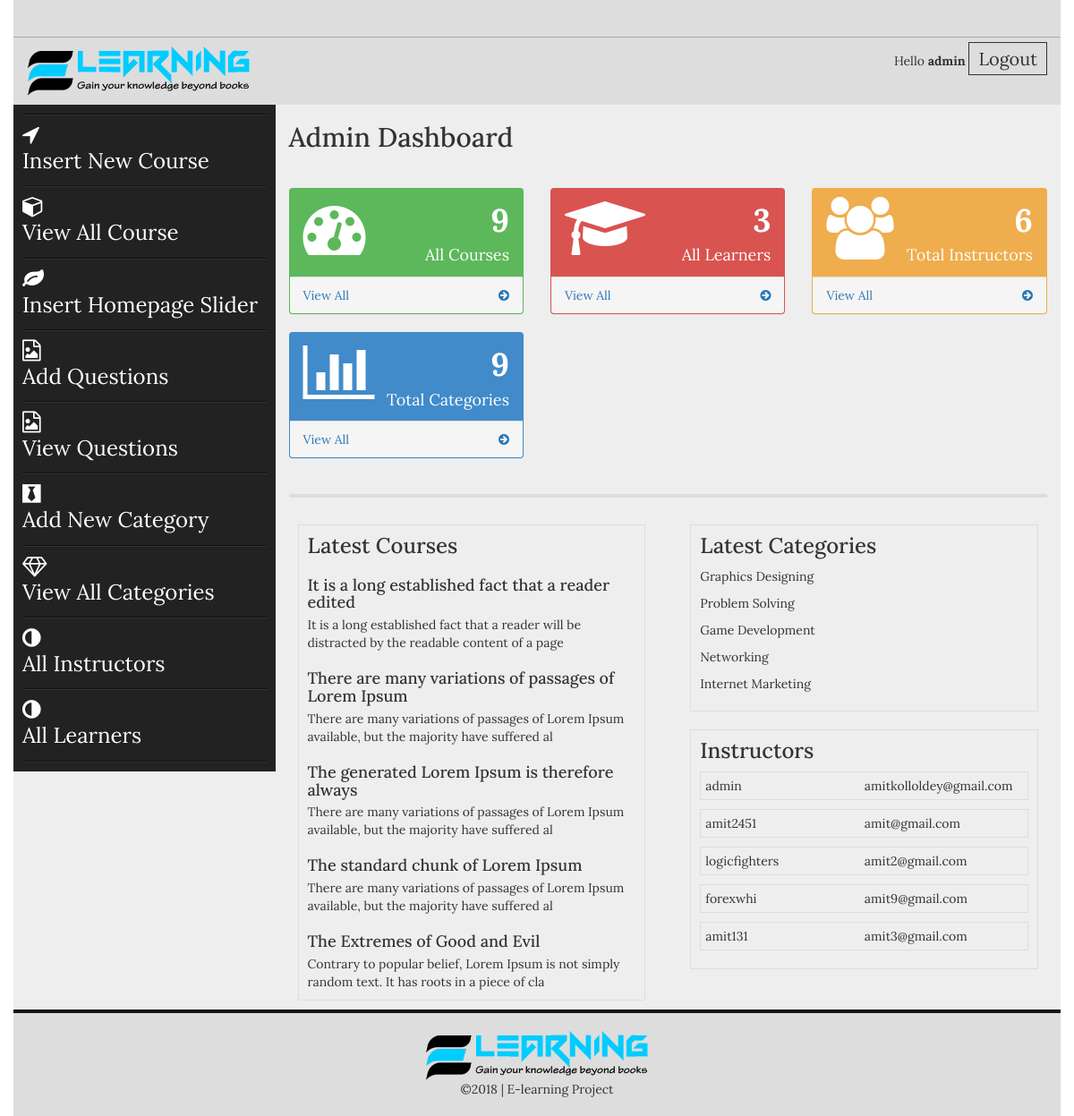
The page /admin/index.php (signed in) on the database its author committed.
### tables this page shows
CREATE TABLE `posts` (
  `post_id` int(100) NOT NULL,
  `cat_id` int(100) NOT NULL,
  `post_title` varchar(100) NOT NULL,
  `post_date` text NOT NULL,
  `post_author` varchar(50) NOT NULL,
  `post_keywords` text NOT NULL,
  `post_image` text NOT NULL,
  `post_content` longtext NOT NULL,
  `video_link` varchar(200) NOT NULL,
  `pdf` varchar(100) NOT NULL
);

CREATE TABLE `categories` (
  `cat_id` int(100) NOT NULL,
  `cat_name` varchar(100) NOT NULL,
  `cat_desc` text NOT NULL,
  `cat_icon` varchar(50) NOT NULL
);

CREATE TABLE `instructors` (
  `user_id` int(100) NOT NULL,
  `user_fname` text NOT NULL,
  `user_lname` text NOT NULL,
  `user_name` varchar(100) NOT NULL,
  `user_email` varchar(100) NOT NULL,
  `user_pass` varchar(50) NOT NULL,
  `about` text NOT NULL,
  `admin` tinyint(1) DEFAULT NULL
);

### admin/index.php (the view, shortened to what this page needs)
<?php include("includes/header.php");?>
<section class="admin_area">
    <div class="container">
        <div class="row">
            <?php include("includes/admin_menus.php");?>
            <div class="col-md-9 col-sm-9 col-xs-12">
                <div class="add_admin_content">
                   <h2>Admin Dashboard</h2>
                    <div class="row">
                        <div class="col-md-4 col-md-6">
                            <div class="panel panel-green">
                                <div class="panel-heading">
                                    <div class="row">
                                        <div class="col-xs-3">
                                            <i class="fa fa-tachometer fa-5x"></i>
                                        </div>
                                        <div class="col-xs-9 text-right">
                                            <?php
                                            $post = "SELECT * FROM `posts`";
                                            $run_post = mysqli_query($con,$post);
                                            $num_rows = mysqli_num_rows($run_post);
                                            ?>
                                            <div class="huge"><?php echo $num_rows;?></div>
                                            <div>All Courses</div>
                                        </div>
                                    </div>
                                </div>
                                <a href="view_post.php">
                                    <div class="panel-footer">
                                        <span class="pull-left">View All</span>
                                        <span class="pull-right"><i class="fa fa-arrow-circle-right"></i></span>
                                        <div class="clearfix"></div>
                                    </div>
                                </a>
                            </div>
                        </div>
                        <div class="col-md-4 col-md-6">
                            <div class="panel panel-red">
                                <div class="panel-heading">
                                    <div class="row">
                                        <div class="col-xs-3">
                                            <i class="fa fa-mortar-board  fa-5x"></i>
                                        </div>
                                        <div class="col-xs-9 text-right">
                                            <?php
                                            $learner = "SELECT * FROM `student`";
                                            $run_learner = mysqli_query($con,$learner);
                                            $num_rows_learner = mysqli_num_rows($run_learner);
                                            ?>
                                            <div class="huge"><?php echo $num_rows_learner;?></div>
                                            <div>All Learners</div>
                                        </div>
                                    </div>
                                </div>
                                <a href="all_learners.php">
                                    <div class="panel-footer">
                                        <span class="pull-left">View All</span>
                                        <span class="pull-right"><i class="fa fa-arrow-circle-right"></i></span>
                                        <div class="clearfix"></div>
                                    </div>
                                </a>
                            </div>
                        </div>
                        <div class="col-md-4 col-md-6">
                            <div class="panel panel-orange">
                                <div class="panel-heading">
                                    <div class="row">
                                        <div class="col-xs-3">
                                            <i class="fa fa-group fa-5x"></i>
                                        </div>
                                        <div class="col-xs-9 text-right">
                                            <?php
                                            $instructors = "SELECT * FROM `instructors`";
                                            $run_instructors = mysqli_query($con,$instructors);
                                            $num_rows_instructors = mysqli_num_rows($run_instructors);
                                            ?>
                                            <div class="huge"><?php echo $num_rows_instructors;?></div>
                                            <div>Total Instructors</div>
                                        </div>
                                    </div>
                                </div>
                                <a href="all_instructors.php">
                                    <div class="panel-footer">
                                        <span class="pull-left">View All</span>
                                        <span class="pull-right"><i class="fa fa-arrow-circle-right"></i></span>
                                        <div class="clearfix"></div>
                                    </div>
                                </a>
                            </div>
                        </div>
                        <div class="col-md-4 col-md-6">
                            <div class="panel panel-blue">
                                <div class="panel-heading">
                                    <div class="row">
                                        <div class="col-xs-3">
                                            <i class="fa fa-bar-chart fa-5x"></i>
                                        </div>
                                        <div class="col-xs-9 text-right">
                                            <?php
                                            $categories = "SELECT * FROM `categories`";
                                            $run_categories = mysqli_query($con,$categories);
                                            $num_rows_categories = mysqli_num_rows($run_categories);
                                            ?>
                                            <div class="huge"><?php echo $num_rows_categories;?></div>
                                            <div>Total Categories</div>
                                        </div>
                                    </div>
                                </div>
                                <a href="view_categories.php">
                                    <div class="panel-footer">
                                        <span class="pull-left">View All</span>
                                        <span class="pull-right"><i class="fa fa-arrow-circle-right"></i></span>
                                        <div class="clearfix"></div>
                                    </div>
                                </a>
                            </div>
                        </div>
                    </div>
                    <hr >
                   <div class="row">
                       <div class="col-md-6 col-sm-12">
                           <div class="latest_admin_post admin_latest">
                               <h3>Latest Courses</h3>
                                <?php
                                $post = "select * from posts LIMIT 5";
                                $run_post = mysqli_query($con,$post);
                                while($post_row = mysqli_fetch_array($run_post)):
                                $post_title = $post_row ['post_title'];
                                $post_content = substr($post_row ['post_content'],0,100);
                                ?>
                                <h4 style="margin-top:20px;margin-bottom:5px"><?php echo $post_title;?></h4>
                                <p ><?php echo $post_content;?></p>
                                <?php endwhile;?>
                           </div>
                       </div>
                       <div class="col-md-6 col-sm-12">
                           <div class="latest_admin_categories admin_latest">
                               <h3>Latest Categories</h3>
                               <ul>
                                <?php
                                $cat_other = "select * from categories LIMIT 5";
                                $run_cat_other = mysqli_query($con,$cat_other);
                                while($cat_other_row = mysqli_fetch_array($run_cat_other)):
                                $category_other_name = $cat_other_row['cat_name'];
                                ?>
                                   <li><?php echo $category_other_name;?></li>
                                <?php endwhile;?>
                               </ul>
                           </div>
                       </div>
                       <div class="col-md-6 col-sm-12">
                           <div class="latest_admins admin_latest">
                               <h3>Instructors</h3>
                               <ul>
                                <?php
                                $user = "select * from instructors LIMIT 5";
                                $run_user = mysqli_query($con,$user);
                                while($user_row = mysqli_fetch_array($run_user)):
                                $uname = $user_row ['user_name'];
                                $uemail = $user_row ['user_email'];
                                ?>
                                <li><span><?php echo $uname;?></span>    <span><?php echo $uemail;?></span></li>
                                <?php endwhile;?>
                                </ul>
                           </div>
                       </div>
                   </div>
                </div>
            </div>
        </div>
    </div>
</section>
<?php include("includes/footer.php");?>

### admin/css/style.css (style rules this page uses)
body { font-family: 'Lora', serif; }
ul { margin: 0; padding: 0; list-style: none; }
h1,h2,h3,h4,h5,h6,p { margin: 0; padding: 0 }
.container { background: #eee }
.admin_area .row { position: relative; }
.add_admin_content h2 { margin-bottom: 40px; margin-top: 20px; }
.admin_latest { border: 1px solid #ddd; margin: 10px; padding: 10px; }
.panel { background-color: transparent; }
body, html { height: 100%; }
.admin_latest span { display: inline-block; width: 49%; }
.latest_admins.admin_latest li { border: 1px solid #ddd; margin: 10px 0; padding: 5px; }
.latest_admin_categories.admin_latest li { margin: 10px 0; }
.admin_area hr { border: 2px solid #ddd; }
.panel.panel-green { background: #5db85b none repeat scroll 0 0; }
.panel i { color: #fff; }
.panel .fa.fa-arrow-circle-right { color: #2677b6; }
.panel .col-xs-9.text-right { color: #fff; font-size: 18px; }
.panel .col-xs-9.text-right .huge { font-size: 36px; font-weight: bold; }
.panel.panel-red { background: #d95350 none repeat scroll 0 0; }
.panel.panel-orange { background: #efad4d none repeat scroll 0 0; }
.panel.panel-blue { background: #418bca none repeat scroll 0 0; }

### rows shown on the page
posts: post_title "It is a long established fact that a reader edited", post_content "It is a long established fact that a reader will be distracted by the readable content of a page"
posts: post_title "There are many variations of passages of Lorem Ipsum", post_content "There are many variations of passages of Lorem Ipsum available, but the majority have suffered al"
posts: post_title "The generated Lorem Ipsum is therefore always", post_content "There are many variations of passages of Lorem Ipsum available, but the majority have suffered al"
posts: post_title "The standard chunk of Lorem Ipsum", post_content "There are many variations of passages of Lorem Ipsum available, but the majority have suffered al"
posts: post_title "The Extremes of Good and Evil", post_content "Contrary to popular belief, Lorem Ipsum is not simply random text. It has roots in a piece of cla"
categories: cat_name "Graphics Designing"
categories: cat_name "Problem Solving"
categories: cat_name "Game Development"
categories: cat_name "Networking"
categories: cat_name "Internet Marketing"
instructors: user_name "admin", user_email "amitkolloldey@gmail.com"
instructors: user_name "amit2451", user_email "amit@gmail.com"
instructors: user_name "logicfighters", user_email "amit2@gmail.com"
instructors: user_name "forexwhi", user_email "amit9@gmail.com"
instructors: user_name "amit131", user_email "amit3@gmail.com"

### other values the page prints
$_SESSION['user_name'] "admin"
$num_rows "9"
$num_rows_learner "3"
$num_rows_instructors "6"
$num_rows_categories "9"
